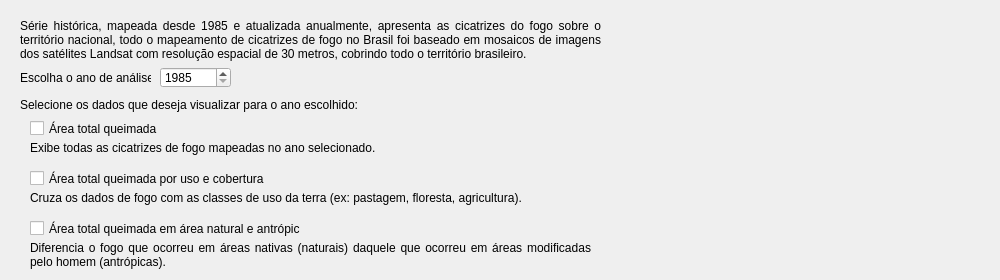
     <widget class="QWidget" name="fire_anual">
      <attribute name="title">
       <string>Ocorrência de fogo anual</string>
      </attribute>
      <widget class="QSpinBox" name="FireAnualYear">
       <property name="geometry">
        <rect>
         <x>160</x>
         <y>67</y>
         <width>71</width>
         <height>21</height>
        </rect>
       </property>
       <property name="minimum">
        <number>1985</number>
       </property>
       <property name="maximum">
        <number>2999</number>
       </property>
       <property name="value">
        <number>1985</number>
       </property>
      </widget>
      <widget class="QCheckBox" name="check_fire_annual_by_total_burned">
       <property name="enabled">
        <bool>true</bool>
       </property>
       <property name="geometry">
        <rect>
         <x>30</x>
         <y>120</y>
         <width>201</width>
         <height>17</height>
        </rect>
       </property>
       <property name="text">
        <string>Área total queimada</string>
       </property>
       <property name="checked">
        <bool>false</bool>
       </property>
      </widget>
      <widget class="QLabel" name="SelecioneProduto">
       <property name="geometry">
        <rect>
         <x>20</x>
         <y>97</y>
         <width>491</width>
         <height>16</height>
        </rect>
       </property>
       <property name="text">
        <string>Selecione os dados que deseja visualizar para o ano escolhido:</string>
       </property>
      </widget>
      <widget class="QLabel" name="Selecioneanoaseguir">
       <property name="geometry">
        <rect>
         <x>20</x>
         <y>67</y>
         <width>131</width>
         <height>21</height>
        </rect>
       </property>
       <property name="text">
        <string>Escolha o ano de análise:</string>
       </property>
       <property name="alignment">
        <set>Qt::AlignmentFlag::AlignLeading|Qt::AlignmentFlag::AlignLeft|Qt::AlignmentFlag::AlignVCenter</set>
       </property>
      </widget>
      <widget class="QCheckBox" name="check_fire_annual_by_class">
       <property name="geometry">
        <rect>
         <x>30</x>
         <y>170</y>
         <width>321</width>
         <height>17</height>
        </rect>
       </property>
       <property name="text">
        <string>Área total queimada por uso e cobertura</string>
       </property>
       <property name="checked">
        <bool>false</bool>
       </property>
      </widget>
      <widget class="QCheckBox" name="check_fire_annual_by_natural_anthropic">
       <property name="geometry">
        <rect>
         <x>30</x>
         <y>220</y>
         <width>271</width>
         <height>17</height>
        </rect>
       </property>
       <property name="text">
        <string>Área total queimada em área natural e antrópico</string>
       </property>
       <property name="checked">
        <bool>false</bool>
       </property>
      </widget>
      <widget class="QLabel" name="Description_fire_annual_by_total_burned">
       <property name="geometry">
        <rect>
         <x>30</x>
         <y>140</y>
         <width>961</width>
         <height>16</height>
        </rect>
       </property>
       <property name="text">
        <string>Exibe todas as cicatrizes de fogo mapeadas no ano selecionado.</string>
       </property>
       <property name="alignment">
        <set>Qt::AlignmentFlag::AlignJustify|Qt::AlignmentFlag::AlignVCenter</set>
       </property>
       <property name="wordWrap">
        <bool>true</bool>
       </property>
      </widget>
      <widget class="QLabel" name="Description_fire_annual_by_class">
       <property name="geometry">
        <rect>
         <x>30</x>
         <y>190</y>
         <width>961</width>
         <height>16</height>
        </rect>
       </property>
       <property name="text">
        <string>Cruza os dados de fogo com as classes de uso da terra (ex: pastagem, floresta, agricultura).</string>
       </property>
       <property name="alignment">
        <set>Qt::AlignmentFlag::AlignJustify|Qt::AlignmentFlag::AlignVCenter</set>
       </property>
       <property name="wordWrap">
        <bool>true</bool>
       </property>
      </widget>
      <widget class="QLabel" name="Description_fire_annual_by_natural_anthropic">
       <property name="geometry">
        <rect>
         <x>30</x>
         <y>240</y>
         <width>561</width>
         <height>31</height>
        </rect>
       </property>
       <property name="text">
        <string>&lt;html&gt;&lt;head/&gt;&lt;body&gt;&lt;p&gt;Diferencia o fogo que ocorreu em áreas nativas (naturais) daquele que ocorreu em áreas modificadas pelo homem (antrópicas).&lt;/p&gt;&lt;/body&gt;&lt;/html&gt;</string>
       </property>
       <property name="alignment">
        <set>Qt::AlignmentFlag::AlignJustify|Qt::AlignmentFlag::AlignVCenter</set>
       </property>
       <property name="wordWrap">
        <bool>true</bool>
       </property>
      </widget>
      <widget class="QLabel" name="Descriotion_fire_accumulated_2">
       <property name="geometry">
        <rect>
         <x>20</x>
         <y>10</y>
         <width>581</width>
         <height>61</height>
        </rect>
       </property>
       <property name="text">
        <string>&lt;html&gt;&lt;head/&gt;&lt;body&gt;&lt;p&gt;Série histórica, mapeada desde 1985 e atualizada anualmente, apresenta as cicatrizes do fogo sobre o território nacional, todo o mapeamento de cicatrizes de fogo no Brasil foi baseado em mosaicos de imagens dos satélites Landsat com resolução espacial de 30 metros, cobrindo todo o território brasileiro.&lt;/p&gt;&lt;/body&gt;&lt;/html&gt;</string>
       </property>
       <property name="alignment">
        <set>Qt::AlignmentFlag::AlignJustify|Qt::AlignmentFlag::AlignVCenter</set>
       </property>
       <property name="wordWrap">
        <bool>true</bool>
       </property>
      </widget>
     </widget>
